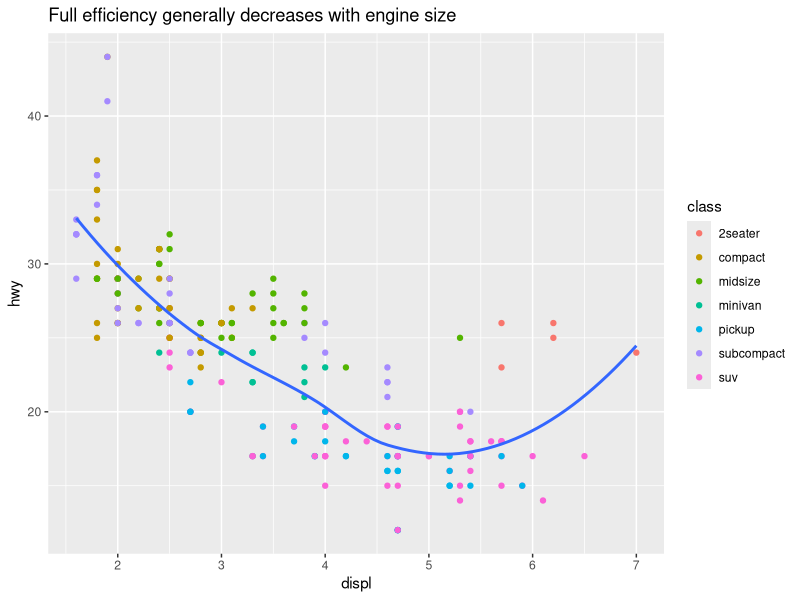
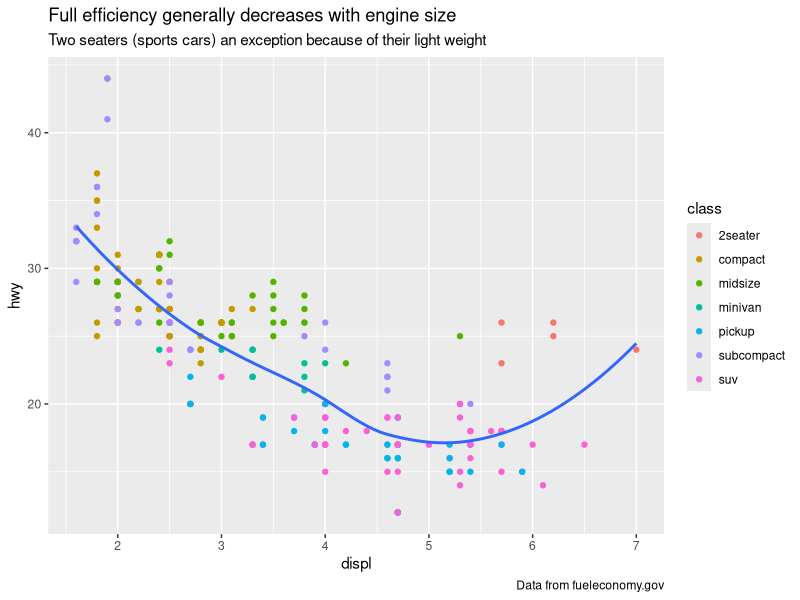
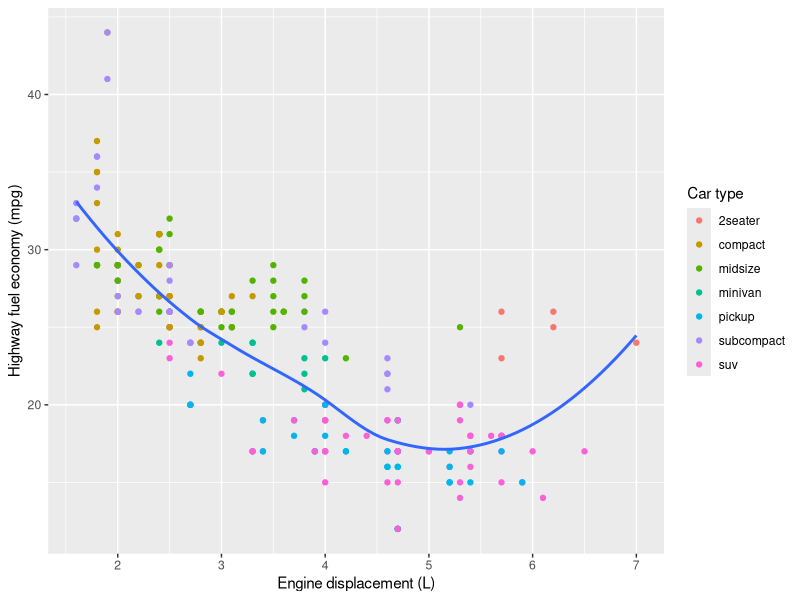
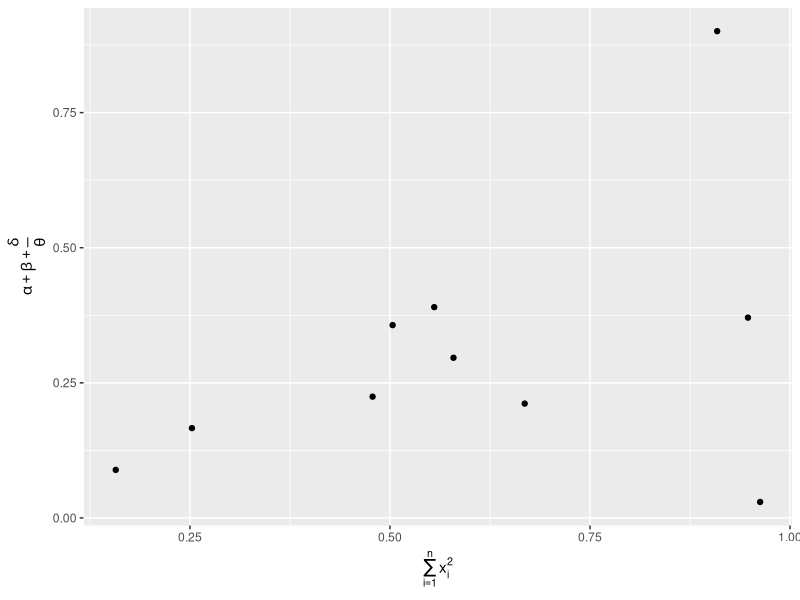
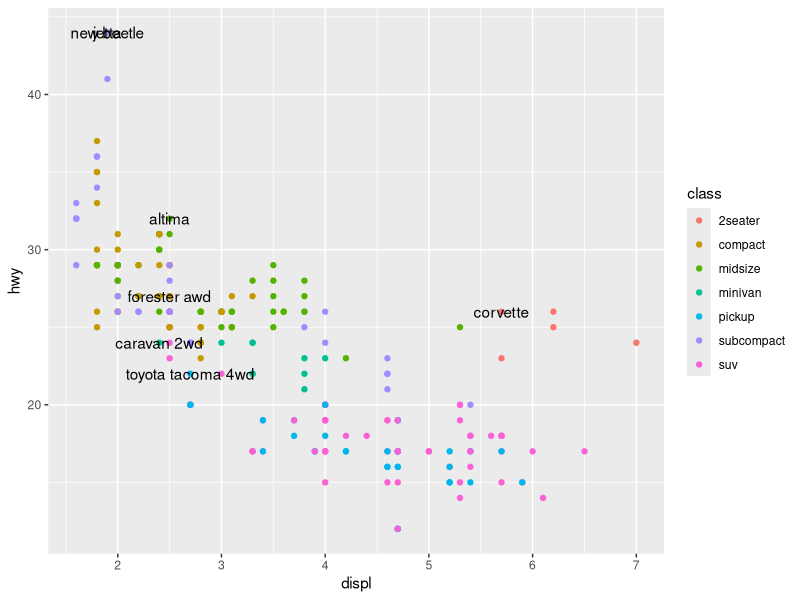
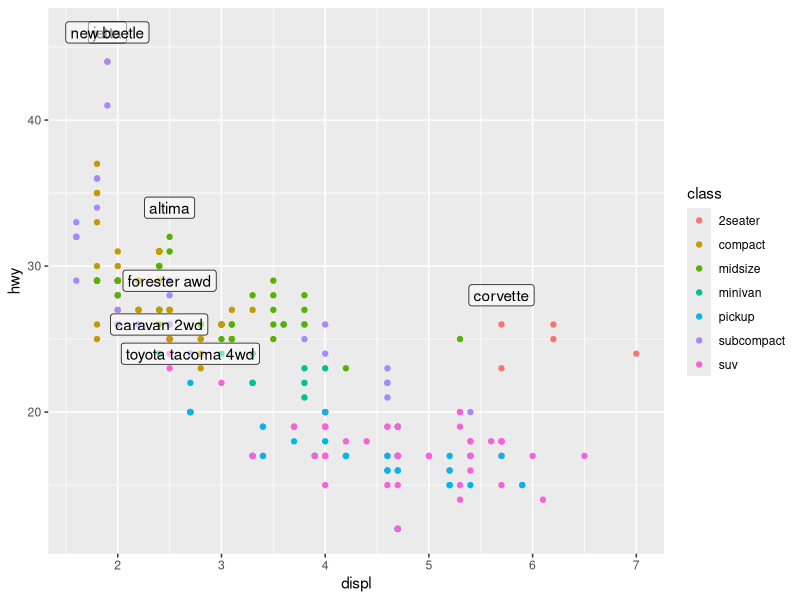
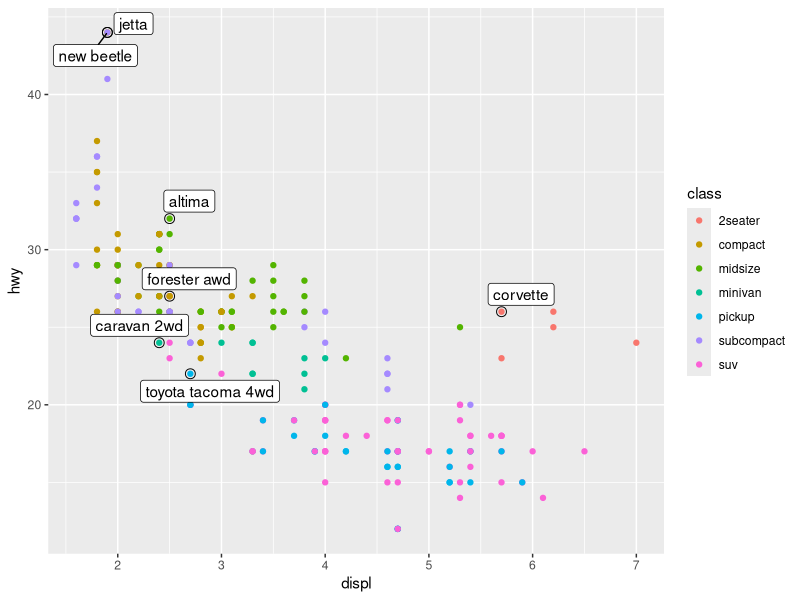
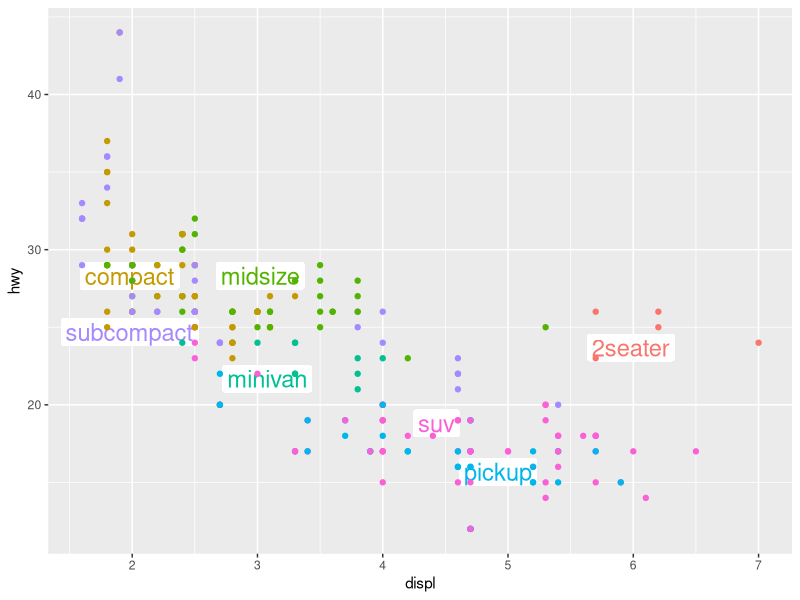

The R source for these figures, in order:
### GRAPHICS FOR COMMUNICATION WITH GGPLOT2 ###

# This chapter focuses on the tools you need to create good graphics.
# We'll focus once again on ggplot2. We'll also use a little dplyr for data manipulation, and a few ggplot2 
  ## extension packages, including 'ggrepel' and 'viridis'.

library(tidyverse)
library(ggrepel)
library(viridis)

# LABEL


  ## The easiest place to start when turning an exploratory graphic into an expository graphic is with good labels.
  ## You add labels with th elabs() function.

  ## This example adds a plot title:

ggplot(mpg, aes(displ, hwy))+
  geom_point(aes(color = class))+
  geom_smooth(se = F)+
  labs(title = paste("Full efficiency generally decreases with", "engine size"))

  ## The purpose of a plot title is to summarize the main finding.
  ## Avoid titles that just describe what the plot is, e.g., "A scatterplot of engine displacement vs fuel economy".

  ## If you need to add more text, there are two other useful labels that you can use in ggplot2:
  ## 'subtitle'
  ## 'caption'

ggplot(mpg, aes(displ, hwy))+
  geom_point(aes(color = class))+
  geom_smooth(se = F)+
  labs(title = paste("Full efficiency generally decreases with", "engine size"), 
       subtitle = paste("Two seaters (sports cars) an exception", "because of their light weight"),
       caption = "Data from fueleconomy.gov")


  ## You can also use labs() to replace the axis and legend titles.
  ## It's usually a good idea to replace short var names with more detailed descriptions, and to include the units:

ggplot(mpg, aes(displ, hwy))+
  geom_point(aes(color = class))+
  geom_smooth(se = F)+
  labs(x = "Engine displacement (L)", 
       y = "Highway fuel economy (mpg)",
       colour = "Car type")


  ## It's possible to use mathematical equations instead of text strings.
  ## Just switch "" out for 'quote()' and read about the available options in '?plotmath' :

?plotmath


df <- tibble(x = runif(10), y = runif(10))

ggplot(df, aes(x, y))+
  geom_point()+
  labs(x = quote(sum(x[i] ^ 2, i == 1, n)),
       y = quote(alpha + beta + frac(delta, theta)))



# EXERCISES

  ## 1. 

  ## 2.

  ## 3.


# ANNOTATIONS

  ## In addition to labeling major components of your plot, it's often useful to label individual observations
    ### or groups of observations.
  ## The first tool you have at your disposal is geom_text().

  ## geom_text() is similar to geom_point(), but it has an additional aesthetic: label.
  ## This makes it possible to add textual labels to your plots.

  ## There are two possible sources of labels.
  ## First, you might have a tibble that provides labels.
  ## The following plot isn't terribly useful, but it illustrates a useful approach,
    ### pull out the most efficient car in each class with dplyr, and the label it on the plot:

best_in_class <- mpg %>%
  group_by(class) %>%
  filter(row_number(desc(hwy)) == 1)


ggplot(mpg, aes(displ, hwy))+
  geom_point(aes(color = class))+
  geom_text(aes(label = model), data = best_in_class)


  ## This is hard to read because the labels overlap with each other, and with the points.
  ## We can make things a little better by switching to geom_label(),
    ### which draws a rectangle behing the text.
  ## We also use the 'nudge_y' parameter to move the labels slightly above the corresponding points:

ggplot(mpg, aes(displ, hwy))+
  geom_point(aes(color = class))+
  geom_label(aes(label = model), data = best_in_class, nudge_y = 2, alpha = 0.5)


  ## That helps a bit, but there are two labels practically on top of each other.
  ## Instead, we can use the 'ggrepel' package.
  ## This useful package will automatically adjust labelsso that they don't overlap:


ggplot(mpg, aes(displ, hwy))+
  geom_point(aes(color = class))+
  geom_point(size = 3, shape = 1, data = best_in_class)+
  ggrepel::geom_label_repel(aes(label = model), data = best_in_class)

      ### Note that I added a second layer of points to highlight the points that I've labeled.

  ## You can sometimes use the same idea to replace the legend with labels placed directly on the plot.
  ## It's not wonderful for this plot, but it isn't too bad.
    ### (theme(legend.position = "none")) turns the legend off

class_avg <- mpg %>%
  group_by(class) %>%
  summarize(displ = median(displ),
            hwy = median(hwy))

ggplot(mpg, aes(displ, hwy, color = class))+
  ggrepel::geom_label_repel(aes(label = class), data = class_avg, size = 6,
                            label.size = 0, segment.colour = NA)+
  geom_point()+
  theme(legend.position = "none")


  ## Alternatively, you might just want to add a single label to the plot,
    ### but you'll still need to create a data frame.
  ## Often, you want the label in the corner of the plot, so it's convenient to create a new data frame using
    ### summarize() to compute the maximum values of x and y:


label <- mpg %>%
  summarize(displ = max(displ),
            hwy = max(hwy),
            label = paste("Increasing engine size is \nrelated to", "decreasing fuel economy."))

ggplot(mpg, aes(displ, hwy))+
  geom_point()+
  geom_text(aes(label = label), data = label, vjust = "top", hjust = "right")


  ## If you want to place the text exactly on the border of the plot, you can use '+Inf' and '-Inf' .
  ## Since we're no longer computing the positions from mpg, we can use tibble() to create the data frame:

label <- tibble(displ = Inf, hwy = Inf, 
                label = paste("Increasing engine size is \nrelated to", "decreasing fuel economy."))

ggplot(mpg, aes(displ, hwy))+
  geom_point()+
  geom_text(aes(label = label), data = label, vjust = "top", hjust = "right")


  ## In these examples, I manually broke the label up into lines using "\n".
  ## Another approach is to use stringr::str_wrap() to automatically add line breaks, given the number of characters
    ## you want per line:

"Increasing engine size is related to decreasing fuel economy." %>%
  stringr::str_wrap(width = 40) %>%
  writeLines()


  ## In addition to geom_text(), you have many other geoms in ggplot2 available to help annotate your plot.
    ### Use 'geom_hline()" and 'geom_vline()' to add reference lines.
    ### Use 'geom_rect()" to draw a rectangle around points of interest.
    ### Use 'geom_segment()" with the 'arrow' argument to draw attention to a point with an arrow.
  
  ## The only limit is your imagination (and your patience with positioning annotation to be aesthetically pleasing).


# EXERCISES

  ## 1.

  ## 2. 

  ## 3.

  ## 4.

  ## 5.


# SCALES

  ## Scales control the mapping from data values to things that you can perceive.
  ## Normally, ggplot2 automatically adds scales for you. 
  ## For example, this plot:

ggplot(mpg, aes(displ, hwy))+
  geom_point(aes(color = class))

  ## has default scales behind the scenes:

ggplot(mpg, aes(displ, hwy))+
  geom_point(aes(color = class))+
  scale_x_continuous()+
  scale_y_continuous()+
  scale_color_discrete()

  ## The naming scheme for scales is:
    ### 'scale_' followed by the name of the aesthetic, then '_' then the name of the scale.
  ## The default scales are named according to the type of a variable they align with:
    ### continuous, discrete, datetime, or date.
  ## But there are lots of nondefault scales, which you'll learn about next.

  ## You might want to override the default scales for two reasons:
    ### You might want to tweak some of the parameters of the default scale.
      #### This allows you to do things like change the breaks on the axes, or the key labels on the legend.
    ### You might want to replace the scale altogether, and use a completely different algorithm.
      #### Often you can do better than the default because you know more about the data.


# AXIS TICKS AND LEGEND KEYS

  ## There are two primary arguments that affect the appearence of the ticks on the axes and the keys on the legend:
    ### 'breaks' and 'labels'.

  ## 'breaks' controls the position of the ticks, or the values associated with the keys.
  ## 'labels' controls the text label associated with each tick/key.

  ## The most common use of 'breaks' is to override the default choice:

ggplot(mpg, aes(displ, hwy))+
  geom_point()+
  scale_y_continuous(breaks = seq(15, 40, by = 5))

  ## You can use 'labels' in the same way, but you can set it to NULL to suppress the labels altogether.
  ## This is useful for maps, or for publishing plots where you can't share the absolute numbers.

ggplot(mpg, aes(displ, hwy))+
  geom_point()+
  scale_x_continuous(labels = NULL)+
  scale_y_continuous(labels = NULL)

  ## You can also use 'breaks' and 'labels' to control the appearance of legends.
  ## Collectively axes and legends are called GUIDES.
  ## Axes are used for the x and y aesthetics; legends are used for everything else.

  ## Another use of 'breaks' is when you have relatively few data points and want to highlight exactly where the
    ### observations occur.
  ## For example, take this plot that shows when each US president started and ended their term:

presidential %>%
  mutate(id = 33 + row_number()) %>%
  ggplot(aes(start, id)) +
  geom_point() + 
  geom_segment(aes(xend = end, yend = id)) +
  scale_x_date(NULL, breaks = presidential$start, date_labels = "%y")

  ## Note that the specification of breaks and labels for date and datetime scales is a little different:
    ### 'date_labels' takes a format specification, in the same form as 'parse_datetime()'.
    ### 'date_breaks' takes a string like "2 days" or "1 month".


# LEGEND LAYOUT

  ## To control the overall position of the legend, you need to use a 'theme()' setting.
  ## We'll come back to themes at the end of the chapter, but in brief, they control the nondata parts of the plot.
  ## The theme setting 'legend.position' controls where the legend is drawn:

base <- ggplot(mpg, aes(displ, hwy))+
  geom_point(aes(color = class))


base + theme(legend.position = "left")
base + theme(legend.position = "top")
base + theme(legend.position = "bottom")
base + theme(legend.position = "right") # the default


  ## You can also use legend.position = "none" to suppress the display of the legend altogether.

  ## To control the display of individual legends, use 'guides()' along with guide_legend() or guide_colorbar().
  ## The following example shows two important settings:
    ### controlling the number of rows the legend uses with 'nrow', 
    ### and overriding one of the aesthetics to make the points bigger.
  ## This is particularly useful if you have used a low 'alpha' to display many points on a plot:

ggplot(mpg, aes(displ, hwy))+
  geom_point(aes(color = class))+
  geom_smooth(se = F)+
  theme(legend.position = "bottom")+
  guides(color = guide_legend(nrow = 1, override.aes = list(size = 4)))



# REPLACING A SCALE

  ## Instead of just tweaking the details a little, you can replace the scale altogether.
  ## There are two types of scales you're most likely to want to switch out:
    ### continuous position scales and color scales.
  
  ## Foe example, let's log-transform 'carat' and 'price' to see a precise relationship between them:

ggplot(diamonds, aes(carat, price)) +
  geom_bin2d()

ggplot(diamonds, aes(log10(carat), log10(price))) + 
  geom_bin2d()


  ## However, the disadvantage of this transformation is that the axes are now labeled with the transformed values,
  ## making it hard to interpret the plot.
  ## So instead of doing the transformation in the aesthetic mapping, we can instead do it with the scale.
  ## This is visually identical, except the axes are labeled on the original data scale:

ggplot(diamonds, aes(carat, price))+
  geom_bin2d()+
  scale_x_log10()+
  scale_y_log10()


  ## Another scale that is frequently customized is color.
  ## The default categorical scale picks colors that are evenly spaced around the color wheel.
  ## The following two plots look similar, but there is enough difference in the shades of red and green that the
    ### dots on the second plot can be distinguished even by people with red-green color blindness:

ggplot(mpg, aes(displ, hwy))+
  geom_point(aes(color = drv))

ggplot(mpg, aes(displ, hwy))+
  geom_point(aes(color = drv))+
  scale_color_brewer(palette = "Set1")


  ## Don't forget simple techniques. If there are just a few colors, you can add a redundant shape mapping.
  ## This will also help ensure your plot is interpretable in black and white:

ggplot(mpg, aes(displ, hwy))+
  geom_point(aes(color = drv, shape = drv))+
  scale_color_brewer(palette = "Set1")

  ## The ColorBrewer scales are documented online at http://colorbrewer2.org 
  ## and made available in R via the 'RColorBrewer' package.

  ## When you have a predefined mapping between values and colors, use 'scale_color_manual()'.
  ## For example, if we map presidential party to color, we want to use the standart mapping of 
    ### red for Republicans and blue for Democrats:

presidential %>%
  mutate(id = 33 + row_number()) %>%
  ggplot(aes(start, id, color = party))+
  geom_point()+
  geom_segment(aes(xend = end, yend = id))+
  scale_colour_manual(values = c(Republican = "red", Democratic = "blue"))

  ## For continuous color, you can use the built-in 'scale_colour_gradient()' or 'scale_fill_gradient'.
  ## If you have a diverging scale, you can use 'scale_color_gradient2()'.
  ## That allows you to give, for example, positive and negative values differente colors.
  ## That's sometimes also useful if you want to distinguish points above or below the mean.

  ## Another option is 'scale_color_viridis()' provided by the 'viridis' package.
  ## It's a continuous analog of the categorical ColorBrewer scales.
  ## Here's an example from the viridis vignette:

df <- tibble(x = rnorm(10000), y = rnorm(10000))

ggplot(df, aes(x, y))+
  geom_hex()+
  coord_fixed()

ggplot(df, aes(x, y))+
  geom_hex()+
  viridis::scale_fill_viridis()+
  coord_fixed()

  ## Note that all color scales come in two varieties: 'scale_color_x()' and 'scale_fill_x()' 
    ### for the 'color' and 'fill' aesthetics, respectively.


# EXERCISES

  ## 1.

  ## 2.

  ## 3.

  ## 4.



# ZOOMING

  ## There are three ways to control the plot limits:
    ### Adjusting what data is plotted;
    ### Setting the limits in each scale;
    ### Setting 'xlim' and 'ylim' in 'coord_cartesian()'.

  ## To zoom in on a region of the plot, it's generally best to use 'coord_cartesian()'. Compare the following plots:

ggplot(mpg, aes(displ, hwy))+
  geom_point(aes(color = class))+
  geom_smooth()+
  coord_cartesian(xlim = c(5, 7), ylim = c(10, 30))

mpg %>%
  filter(displ >= 5, displ <= 7, hwy >= 10, hwy <= 30) %>%
  ggplot(aes(displ, hwy))+
  geom_point(aes(color = class))+
  geom_smooth()


  ## You can also set the limits on individual scales.
  ## Reducing the limits is basically equivalent to subsetting the data.
  ## It is generally more useful if you want expand the limits, for example, to match scales across different plots.
  ## For example, if we extract two classes of cars and plot them separately, it's difficult to compare the plots
    ### because all three scales (x, y and color) have different ranges:

suv <- mpg %>% filter(class == "suv")
compact <- mpg %>% filter(class == "compact")

ggplot(suv, aes(displ, hwy, color = drv))+
  geom_point()

ggplot(compact, aes(displ, hwy, color = drv))+
  geom_point()

  ## One way to overcome this problem is to share scales across multiple plots, 
    ### training the scales with the 'limits' of the full data:

x_scale <- scale_x_continuous(limits = range(mpg$displ))
y_scale <- scale_y_continuous(limits = range(mpg$hwy))
col_scale <- scale_color_discrete(limits = unique(mpg$drv))

ggplot(suv, aes(displ, hwy, color = drv))+
  geom_point()+
  x_scale+
  y_scale+
  col_scale

ggplot(compact, aes(displ, hwy, color = drv))+
  geom_point()+
  x_scale+
  y_scale+
  col_scale

  ## In this particular case, you could have simply used faceting, but this technique is useful more generally if,
    ### for instance, you want to spread plots over multiple pages of a report.


# THEMES

  ## ggplot2 includes eight themes by default:
    ### theme_bw()
    ### theme_light()
    ### theme_classic()
    ### theme_linedraw()
    ### theme_dark()
    ### theme_minimal()
    ### theme_gray()
    ### theme_void()

  ## Many more are included in add-on packages like 'ggthemes'.

  ## It's also possible to control individuals components of each theme, 
    ### like the size and color of the font used for the y-axis.
  ## Read the ggplot2 book (http://ggplot2.org/book/)  for the full details.
  ## You can also create your own themes, if you are trying to match a particular corporate or journal style.



# SAVING YOUR PLOTS

  ## There are two main ways to get your plots out of R and into your final write-up:
    ### 'ggsave()' and 'knitr'. 
  ## 'ggsave()' will save the most recent plot to disk:

ggplot(mpg, aes(displ, hwy)) + geom_point()

ggsave("my-plot.pdf")

  ## Generally, however, I think you should be assembling your final reports using R Markdown, 
  ## so focus on the important code chunk options that you should know about for graphics.


# FIGURE SIZING

  ## The biggest challenge of graphics in R Markdown is getting your figures the right size and shape.
  ## There are five main options that control figure sizing:
    ### fig.width
    ### fig.height
    ### fig.asp
    ### out.width
    ### out.height

  ## Tips:

  ## Set fig.width = 6 (6") and fig.asp = 0.618 (the golden ratio) in the defaults.
    ### Then in individual chunks, only ajust fig.asp.

  ## Control the output size with out.width and set it to a percentage of the line width.
    ### Like, out.width = "70%" and fig.align = "center".

  ## To put multiple plots in a single row, set the out.width = "50%" for two plots, "33%" for three plots,
    ### or "25%' to four plots, and set fig.align = "default"


# LEARNING MORE

  ## A great resource is the ggplot2 extensions guide (http://www.ggplot2-exts.org/).
  ## This site lists many of the packages that extend ggplot2 with new geoms and scales.